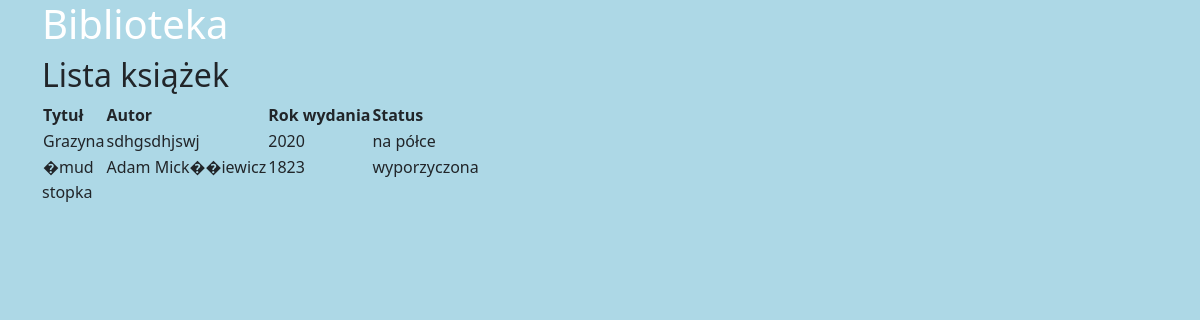
The page /books/ on the database as committed earlier.
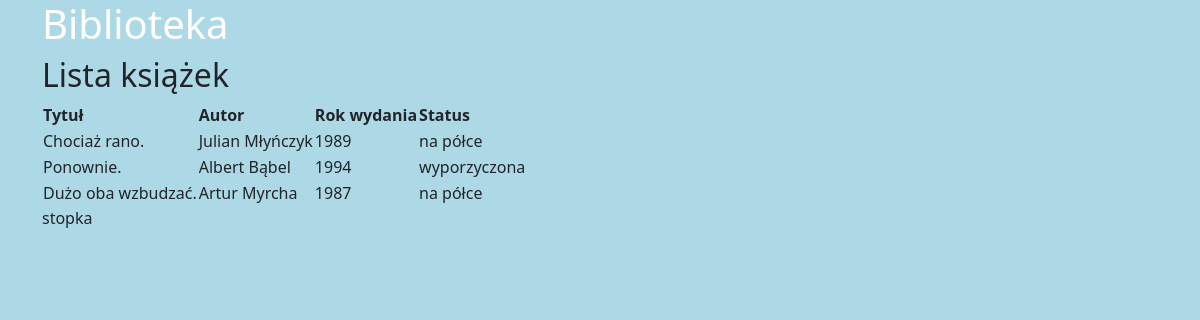
The same page on the database as committed later.
### books/models.py (models this page shows, shortened)
class Book(models.Model):
    title = models.CharField(max_length=255)
    description = models.TextField()
    available = models.BooleanField(default=False)
    publication_year = models.IntegerField()
    author = models.CharField(max_length=100)

### books/views.py (the view)
# urls.py: path('', books_list),
def books_list(request):
    books = Book.objects.all()
    context = {"books_list": books}
    return render(request, "books/list_books1.html", context)

### books/templates/books/list_books1.html (shortened to what this page needs)
{% extends "books/base.html" %}
{% block content %}
<h2>Lista książek</h2>
<table>
    <thead>
    <tr>
        <th>Tytuł</th>
        <th>Autor</th>
        <th>Rok wydania</th>
        <th>Status</th>
    </tr>
    </thead>
    <tbody>
    {% for book in books_list %}
        <tr>
            <td>{{ book.title }}</td>
            <td>{{ book.author }}</td>
            <td>{{ book.publication_year }}</td>
            {% if book.available %}
                <td>na półce</td>
            {% else %}
                <td>wyporzyczona</td>
            {% endif %}
        </tr>
    {% endfor %}
    </tbody>
</table>
{% endblock %}

Rows that differ between the two databases and show on the page:
removed Book: title "Grazyna", author "sdhgsdhjswj", publication_year "2020", available "na półce"
removed Book: title "�mud", author "Adam Mick��iewicz", publication_year "1823", available "wyporzyczona"
added Book: title "Chociaż rano.", author "Julian Młyńczyk", publication_year "1989", available "na półce"
added Book: title "Ponownie.", author "Albert Bąbel", publication_year "1994", available "wyporzyczona"
added Book: title "Dużo oba wzbudzać.", author "Artur Myrcha", publication_year "1987", available "na półce"
